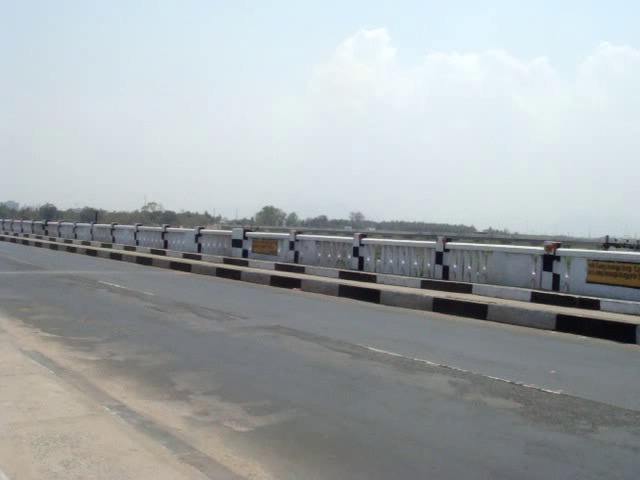
//> input picture ReferenceImage.jpg, 640 x 480 px
$ ./sample ReferenceImage.jpg   (built with g++ and OpenCV 4)
//> lines starting //> are read from the running program, lines starting //| are printed output that depends on the picture; after the words box and inside, x2 and y2 are one past the last pixel; in counts of white or black regions, pixels touching at a corner belong together
#include<stdio.h>
#include<opencv2/core/core.hpp>
#include<opencv2/imgproc/imgproc.hpp>
#include<opencv2/highgui/highgui.hpp>

#define BLUR_SIZE	10
#define SEN		160

using namespace cv;
using namespace std;
int main(int argc, char** argv)
{
	Mat image, img;
	Mat img_gray;

	vector<vector<Point> > v;

	image = imread(argv[1], CV_LOAD_IMAGE_COLOR);
//> image is the input picture: 480 rows x 640 cols, CV_8UC3; mean B, G, R 172.8, 170.8, 165.1
	namedWindow("Image", CV_WINDOW_NORMAL);
	imshow("Image", image);

	cvtColor( image, img_gray, CV_BGR2GRAY);

	threshold (img_gray, img, SEN, 255, THRESH_BINARY);
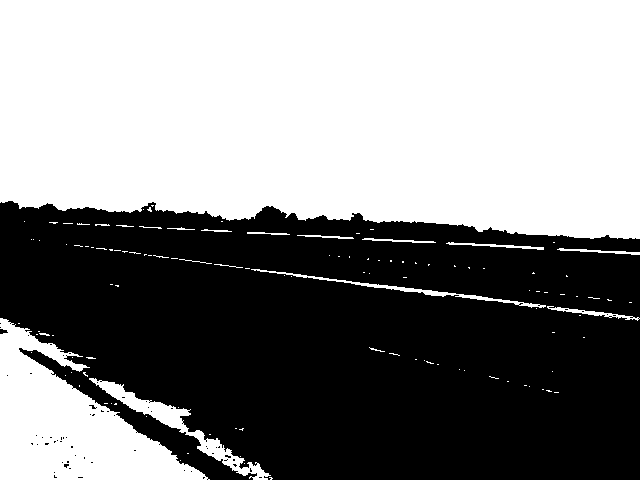
//> img: 480 rows x 640 cols, CV_8UC1; 52.8% white; 64 black regions (62 under 20 px), largest, box (x1, y1, x2, y2) and area: (0, 201, 640, 480) 144884, (0, 329, 8, 334) 28

	blur( img, img, Size(BLUR_SIZE, BLUR_SIZE));

	threshold (img, img, SEN, 255, THRESH_BINARY);
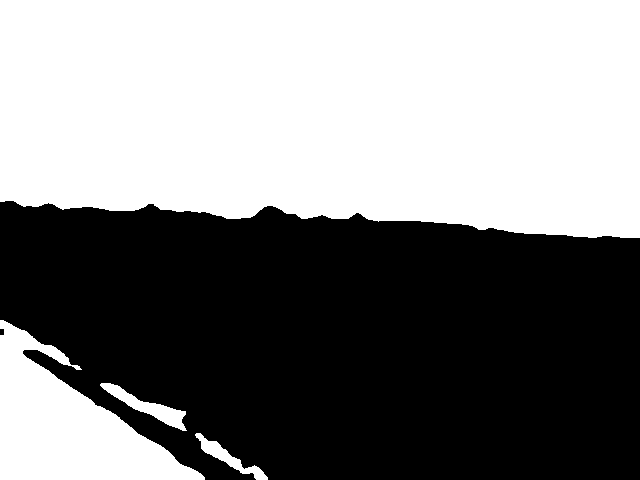
//> img: 480 rows x 640 cols, CV_8UC1; 51.4% white; 2 black regions

	vector<Vec4i> hierarchy;
	findContours (img, v, hierarchy,CV_RETR_EXTERNAL, CV_CHAIN_APPROX_SIMPLE);
//> v = 4 contours; box (x1, y1, x2, y2) and area: (0, 0, 640, 238) 139384, (0, 320, 205, 480) 15528, (100, 383, 187, 431) 1036, (195, 433, 268, 480) 710

	vector<Rect> boundRect (v.size());

	printf("* Size: %ld\n", v.size());
//| * Size: 4
	vector<vector<Point> > con_poly(v.size());
//> con_poly = 4 empty contours

	Mat drawing = image;//Mat::zeros( img.size(), CV_8UC3 );

	RNG rng(12345);
	#if 1
	for(int i = 0; i < v.size(); i++)
	{
		approxPolyDP ( Mat (v[i]), con_poly[i], 3, true);
		boundRect[i] = boundingRect ( Mat(con_poly[i]) );
	}
//> this loop made 4 passes
	for(int i = 0; i < v.size(); i++)
	{
		Scalar color = Scalar(rng.uniform(0,255), rng.uniform(0, 255), rng.uniform(0, 255));
		rectangle(drawing, boundRect[i].tl(), boundRect[i].br(), color, 2, 8, 0);
	}
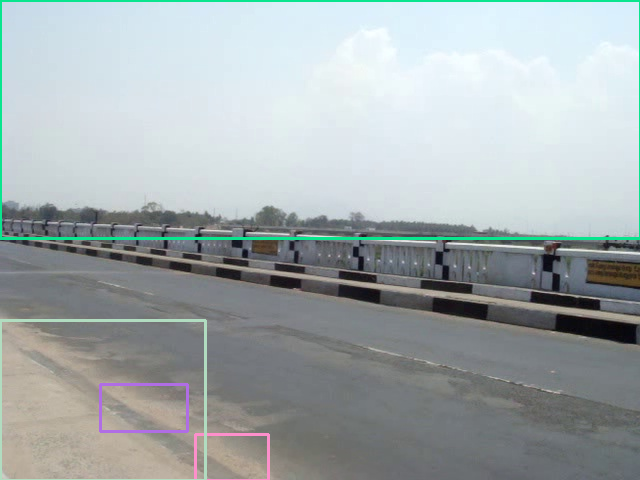
//> drawing: 480 rows x 640 cols, CV_8UC3; 2.23% of pixels changed, all inside (x1, y1, x2, y2) = (0, 0, 640, 480)
	#endif

	namedWindow("Track", CV_WINDOW_NORMAL);
	imshow("Track", drawing);

	printf("* Width: %d\n", image.size().width);
//| * Width: 640
	printf("* Height: %d\n", image.size().height);
//| * Height: 480

	waitKey(0);
	return 0;
}
